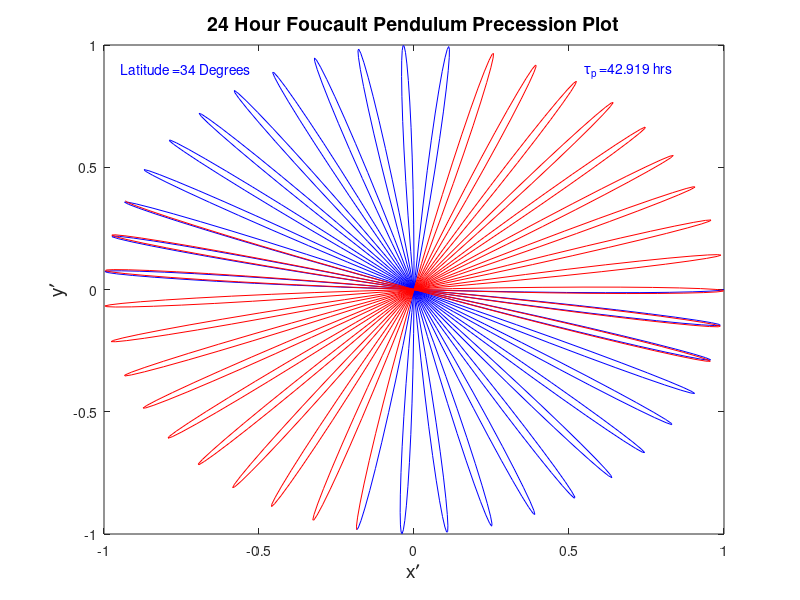

Here is the MATLAB script that generated this plot:
%foucault.m incorporates the solution to the Foucault pendulum formulas
clear;
lth=34;             % latitude angle in degrees
th=lth*2*pi/360;    % convert to radians
g=9.8;              % acceleration due to gravity
tf=3600;            % pendulum's period is one hour for convenience
L=(tf/2/pi)^2*g;    % pendulum's length
wf=2*pi/tf;         % Foucault pendulum frequency same as sqrt(g/L)
w0=2*pi/24/3600;    % Earth's rotational frequency
w1=w0*sin(th);      % Precession frequency
w2=sqrt(w1^2+wf^2); % roughly pendulum frequency
x0=1.0; y0=0.0;     % Initial conditions
tp=abs(2*pi/w1);    % precession period
tmax=24*3600;       % 24 hour time limit
ts=tmax/1000;       % time step in seconds
t=[0:ts:tmax]; n=length(t); nh=round(n/2);
x=x0*cos(w1*t).*cos(w2*t)+y0*cos(w1*t).*sin(w2*t);
y=-x0*sin(w1*t).*cos(w2*t)+y0*cos(w1*t).*cos(w2*t);
str1=cat(2,'Latitude =',num2str(lth),' Degrees');
str2=cat(2,'\tau_p =',num2str(tp/3600),' hrs');
plot(x(1:nh),y(1:nh),'b') %first 12 hours as blue
hold on; plot(x(nh:n),y(nh:n),'r') %2nd 12 hours as red
title('24 Hour Foucault Pendulum Precession Plot','FontSize',14)
ylabel('y\prime','FontSize',14); xlabel('x\prime','FontSize',14);
text(min(x)*(1-0.05),max(y)*(1-0.1),str1,'FontSize',10,'Color','blue');
text(max(x)*(1-0.45),max(y)*(1-0.1),str2,'FontSize',10,'Color','blue');
